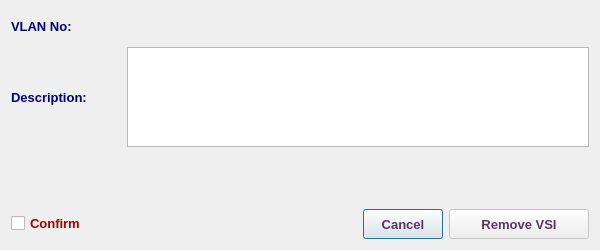
<?xml version="1.0" encoding="UTF-8"?>
<ui version="4.0">
 <class>RemoveVsiRefDialog</class>
 <widget class="QDialog" name="RemoveVsiRefDialog">
  <property name="windowModality">
   <enum>Qt::NonModal</enum>
  </property>
  <property name="geometry">
   <rect>
    <x>0</x>
    <y>0</y>
    <width>600</width>
    <height>250</height>
   </rect>
  </property>
  <property name="minimumSize">
   <size>
    <width>600</width>
    <height>250</height>
   </size>
  </property>
  <property name="maximumSize">
   <size>
    <width>601</width>
    <height>251</height>
   </size>
  </property>
  <property name="font">
   <font>
    <family>Tahoma</family>
    <pointsize>10</pointsize>
   </font>
  </property>
  <property name="windowTitle">
   <string>Remove VSI Reference</string>
  </property>
  <property name="windowIcon">
   <iconset resource="../../../../image.qrc">
    <normaloff>:/Image/remove.png</normaloff>:/Image/remove.png</iconset>
  </property>
  <layout class="QVBoxLayout" name="verticalLayout_2">
   <item>
    <layout class="QHBoxLayout" name="horizontalLayout">
     <item>
      <widget class="QLabel" name="label">
       <property name="minimumSize">
        <size>
         <width>110</width>
         <height>30</height>
        </size>
       </property>
       <property name="maximumSize">
        <size>
         <width>110</width>
         <height>30</height>
        </size>
       </property>
       <property name="font">
        <font>
         <family>Tahoma</family>
         <pointsize>10</pointsize>
         <weight>75</weight>
         <bold>true</bold>
        </font>
       </property>
       <property name="styleSheet">
        <string notr="true">color: rgb(0, 0, 127);</string>
       </property>
       <property name="text">
        <string>VLAN No:</string>
       </property>
      </widget>
     </item>
     <item>
      <widget class="QLabel" name="vsiLbl">
       <property name="sizePolicy">
        <sizepolicy hsizetype="Expanding" vsizetype="Preferred">
         <horstretch>0</horstretch>
         <verstretch>0</verstretch>
        </sizepolicy>
       </property>
       <property name="minimumSize">
        <size>
         <width>150</width>
         <height>30</height>
        </size>
       </property>
       <property name="maximumSize">
        <size>
         <width>5000</width>
         <height>30</height>
        </size>
       </property>
       <property name="font">
        <font>
         <family>Tahoma</family>
         <pointsize>10</pointsize>
         <weight>75</weight>
         <bold>true</bold>
        </font>
       </property>
       <property name="styleSheet">
        <string notr="true">color: rgb(85, 0, 127);</string>
       </property>
       <property name="text">
        <string/>
       </property>
       <property name="alignment">
        <set>Qt::AlignLeading|Qt::AlignLeft|Qt::AlignVCenter</set>
       </property>
       <property name="wordWrap">
        <bool>true</bool>
       </property>
      </widget>
     </item>
    </layout>
   </item>
   <item>
    <layout class="QHBoxLayout" name="horizontalLayout_2">
     <item>
      <widget class="QLabel" name="label_2">
       <property name="minimumSize">
        <size>
         <width>110</width>
         <height>100</height>
        </size>
       </property>
       <property name="maximumSize">
        <size>
         <width>110</width>
         <height>100</height>
        </size>
       </property>
       <property name="font">
        <font>
         <family>Tahoma</family>
         <pointsize>10</pointsize>
         <weight>75</weight>
         <bold>true</bold>
        </font>
       </property>
       <property name="styleSheet">
        <string notr="true">color: rgb(0, 0, 127);</string>
       </property>
       <property name="text">
        <string>Description:</string>
       </property>
      </widget>
     </item>
     <item>
      <widget class="QTextEdit" name="descTE">
       <property name="minimumSize">
        <size>
         <width>300</width>
         <height>100</height>
        </size>
       </property>
       <property name="maximumSize">
        <size>
         <width>800</width>
         <height>100</height>
        </size>
       </property>
       <property name="font">
        <font>
         <family>Tahoma</family>
         <pointsize>10</pointsize>
         <weight>75</weight>
         <bold>true</bold>
        </font>
       </property>
       <property name="styleSheet">
        <string notr="true">color: rgb(85, 0, 127);</string>
       </property>
       <property name="readOnly">
        <bool>true</bool>
       </property>
      </widget>
     </item>
    </layout>
   </item>
   <item>
    <spacer name="verticalSpacer">
     <property name="font">
      <font>
       <family>Tahoma</family>
       <pointsize>10</pointsize>
      </font>
     </property>
     <property name="orientation">
      <enum>Qt::Vertical</enum>
     </property>
     <property name="sizeHint" stdset="0">
      <size>
       <width>20</width>
       <height>40</height>
      </size>
     </property>
    </spacer>
   </item>
   <item>
    <layout class="QHBoxLayout" name="horizontalLayout_5">
     <item>
      <widget class="QCheckBox" name="checkBox">
       <property name="font">
        <font>
         <family>Tahoma</family>
         <pointsize>10</pointsize>
         <weight>75</weight>
         <bold>true</bold>
        </font>
       </property>
       <property name="styleSheet">
        <string notr="true">color: rgb(170, 0, 0);</string>
       </property>
       <property name="text">
        <string>Confirm</string>
       </property>
      </widget>
     </item>
     <item>
      <spacer name="horizontalSpacer">
       <property name="font">
        <font>
         <family>Tahoma</family>
         <pointsize>10</pointsize>
        </font>
       </property>
       <property name="orientation">
        <enum>Qt::Horizontal</enum>
       </property>
       <property name="sizeHint" stdset="0">
        <size>
         <width>40</width>
         <height>20</height>
        </size>
       </property>
      </spacer>
     </item>
     <item>
      <widget class="QPushButton" name="cancelBtn">
       <property name="sizePolicy">
        <sizepolicy hsizetype="Preferred" vsizetype="Preferred">
         <horstretch>0</horstretch>
         <verstretch>0</verstretch>
        </sizepolicy>
       </property>
       <property name="minimumSize">
        <size>
         <width>80</width>
         <height>30</height>
        </size>
       </property>
       <property name="maximumSize">
        <size>
         <width>120</width>
         <height>30</height>
        </size>
       </property>
       <property name="font">
        <font>
         <family>Tahoma</family>
         <pointsize>10</pointsize>
         <weight>75</weight>
         <bold>true</bold>
        </font>
       </property>
       <property name="styleSheet">
        <string notr="true">color: rgb(92, 53, 102);</string>
       </property>
       <property name="text">
        <string>Cancel</string>
       </property>
      </widget>
     </item>
     <item>
      <widget class="QPushButton" name="removeBtn">
       <property name="enabled">
        <bool>false</bool>
       </property>
       <property name="sizePolicy">
        <sizepolicy hsizetype="Preferred" vsizetype="Preferred">
         <horstretch>0</horstretch>
         <verstretch>0</verstretch>
        </sizepolicy>
       </property>
       <property name="minimumSize">
        <size>
         <width>140</width>
         <height>30</height>
        </size>
       </property>
       <property name="maximumSize">
        <size>
         <width>250</width>
         <height>30</height>
        </size>
       </property>
       <property name="font">
        <font>
         <family>Tahoma</family>
         <pointsize>10</pointsize>
         <weight>75</weight>
         <bold>true</bold>
        </font>
       </property>
       <property name="styleSheet">
        <string notr="true">color: rgb(92, 53, 102);</string>
       </property>
       <property name="text">
        <string>Remove VSI</string>
       </property>
       <property name="icon">
        <iconset resource="../../../../image.qrc">
         <normaloff>:/Image/remove.png</normaloff>:/Image/remove.png</iconset>
       </property>
       <property name="iconSize">
        <size>
         <width>20</width>
         <height>20</height>
        </size>
       </property>
      </widget>
     </item>
    </layout>
   </item>
  </layout>
 </widget>
 <tabstops>
  <tabstop>descTE</tabstop>
  <tabstop>checkBox</tabstop>
  <tabstop>removeBtn</tabstop>
  <tabstop>cancelBtn</tabstop>
 </tabstops>
 <resources>
  <include location="../../../../image.qrc"/>
 </resources>
 <connections/>
</ui>
